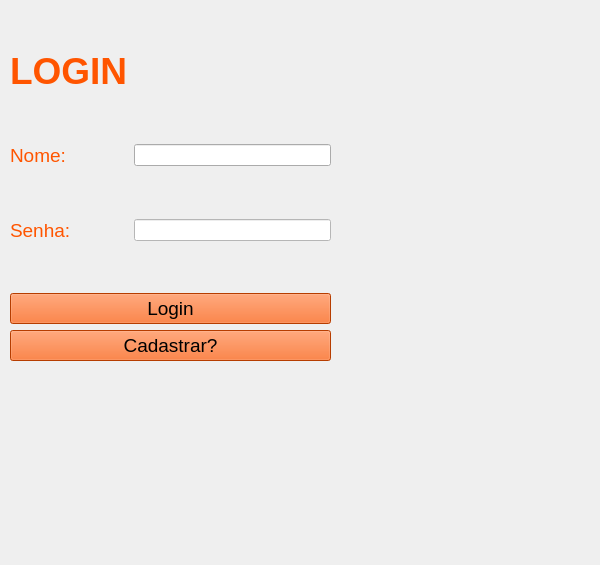
<?xml version="1.0" encoding="UTF-8"?>
<ui version="4.0">
 <class>MainWindow</class>
 <widget class="QMainWindow" name="MainWindow">
  <property name="enabled">
   <bool>true</bool>
  </property>
  <property name="geometry">
   <rect>
    <x>0</x>
    <y>0</y>
    <width>600</width>
    <height>565</height>
   </rect>
  </property>
  <property name="maximumSize">
   <size>
    <width>600</width>
    <height>565</height>
   </size>
  </property>
  <property name="mouseTracking">
   <bool>false</bool>
  </property>
  <property name="windowTitle">
   <string>teste1</string>
  </property>
  <property name="windowIcon">
   <iconset>
    <normaloff>Logo.png</normaloff>Logo.png</iconset>
  </property>
  <property name="whatsThis">
   <string>&lt;html&gt;&lt;head/&gt;&lt;body&gt;&lt;p&gt;&lt;br/&gt;&lt;/p&gt;&lt;p&gt;&lt;br/&gt;&lt;/p&gt;&lt;/body&gt;&lt;/html&gt;</string>
  </property>
  <property name="autoFillBackground">
   <bool>false</bool>
  </property>
  <property name="styleSheet">
   <string notr="true"/>
  </property>
  <widget class="QWidget" name="centralwidget">
   <property name="enabled">
    <bool>true</bool>
   </property>
   <widget class="QWidget" name="layoutWidget">
    <property name="geometry">
     <rect>
      <x>10</x>
      <y>50</y>
      <width>321</width>
      <height>311</height>
     </rect>
    </property>
    <layout class="QFormLayout" name="formLayout">
     <item row="0" column="0">
      <widget class="QLabel" name="label_2">
       <property name="font">
        <font>
         <pointsize>28</pointsize>
         <weight>75</weight>
         <bold>true</bold>
        </font>
       </property>
       <property name="styleSheet">
        <string notr="true">border-color: rgb(0, 0, 0);
color: rgb(255, 85, 0);</string>
       </property>
       <property name="text">
        <string>LOGIN</string>
       </property>
      </widget>
     </item>
     <item row="1" column="0">
      <spacer name="verticalSpacer">
       <property name="orientation">
        <enum>Qt::Vertical</enum>
       </property>
       <property name="sizeHint" stdset="0">
        <size>
         <width>20</width>
         <height>40</height>
        </size>
       </property>
      </spacer>
     </item>
     <item row="2" column="0">
      <widget class="QLabel" name="label_3">
       <property name="font">
        <font>
         <pointsize>14</pointsize>
        </font>
       </property>
       <property name="styleSheet">
        <string notr="true">color: rgb(255, 85, 0);
border-color: rgb(0, 0, 0);</string>
       </property>
       <property name="text">
        <string>Nome:</string>
       </property>
      </widget>
     </item>
     <item row="2" column="1">
      <widget class="QLineEdit" name="lineEdit">
       <property name="styleSheet">
        <string notr="true">border-color: rgb(255, 85, 0);
selection-background-color: rgb(255, 85, 0);</string>
       </property>
      </widget>
     </item>
     <item row="3" column="0">
      <spacer name="verticalSpacer_2">
       <property name="orientation">
        <enum>Qt::Vertical</enum>
       </property>
       <property name="sizeHint" stdset="0">
        <size>
         <width>20</width>
         <height>40</height>
        </size>
       </property>
      </spacer>
     </item>
     <item row="4" column="0">
      <widget class="QLabel" name="label_4">
       <property name="font">
        <font>
         <pointsize>14</pointsize>
         <weight>50</weight>
         <bold>false</bold>
        </font>
       </property>
       <property name="styleSheet">
        <string notr="true">color: rgb(255, 85, 0);
selection-background-color: rgb(0, 0, 0);</string>
       </property>
       <property name="text">
        <string>Senha:</string>
       </property>
      </widget>
     </item>
     <item row="4" column="1">
      <widget class="QLineEdit" name="lineEdit_2">
       <property name="styleSheet">
        <string notr="true">color: rgb(0, 0, 0);
background-color: rgb(255, 255, 255);
border-color: rgb(255, 85, 0);
gridline-color: rgb(255, 85, 0);
selection-background-color: rgb(255, 85, 0);</string>
       </property>
      </widget>
     </item>
     <item row="5" column="0">
      <spacer name="verticalSpacer_3">
       <property name="orientation">
        <enum>Qt::Vertical</enum>
       </property>
       <property name="sizeHint" stdset="0">
        <size>
         <width>20</width>
         <height>20</height>
        </size>
       </property>
      </spacer>
     </item>
     <item row="7" column="0" colspan="2">
      <widget class="QPushButton" name="pushButton">
       <property name="font">
        <font>
         <pointsize>14</pointsize>
        </font>
       </property>
       <property name="styleSheet">
        <string notr="true">background-color: rgb(255, 85, 0);</string>
       </property>
       <property name="text">
        <string>Login</string>
       </property>
      </widget>
     </item>
     <item row="8" column="0" colspan="2">
      <widget class="QPushButton" name="pushButton_2">
       <property name="font">
        <font>
         <pointsize>14</pointsize>
        </font>
       </property>
       <property name="styleSheet">
        <string notr="true">background-color: rgb(255, 85, 0);</string>
       </property>
       <property name="text">
        <string>Cadastrar?</string>
       </property>
      </widget>
     </item>
    </layout>
   </widget>
   <widget class="QLabel" name="label">
    <property name="geometry">
     <rect>
      <x>0</x>
      <y>0</y>
      <width>605</width>
      <height>565</height>
     </rect>
    </property>
    <property name="text">
     <string/>
    </property>
    <property name="pixmap">
     <pixmap>Login_imagem.png</pixmap>
    </property>
    <property name="scaledContents">
     <bool>true</bool>
    </property>
   </widget>
   <zorder>label</zorder>
   <zorder>layoutWidget</zorder>
  </widget>
 </widget>
 <resources/>
 <connections/>
</ui>
